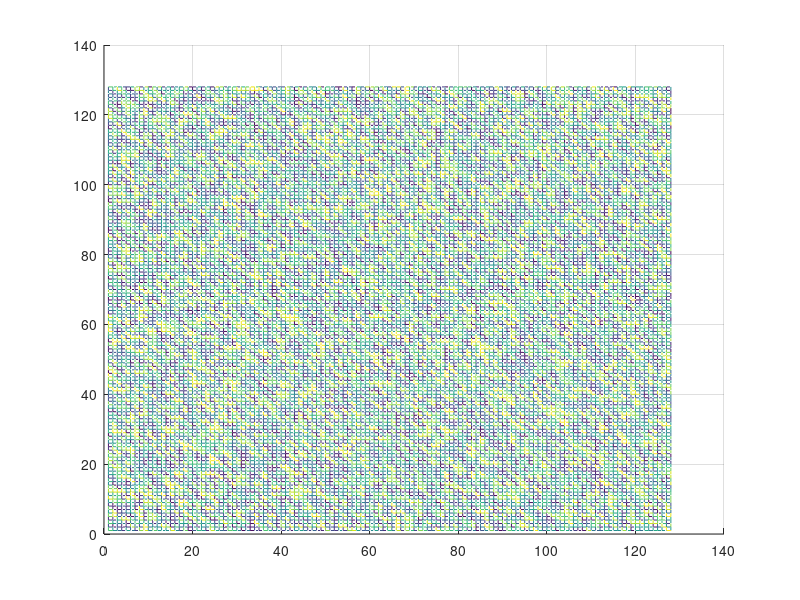

The MATLAB script that drew this image: (Note: this script raises an error after producing the figure.)
clear all;
dt=0.5;
Nx=128;
Ny=128;
A=1.0;
plot_step=50;

more off;

% Declarations
conc=zeros(Nx,Ny);
energy1=zeros(1, plot_step);
energy2=zeros(1, plot_step);

% Initial profile
for i=1:Nx
    for j=1:Ny
        conc(i,j)=0.5 + ( 0.5 - rand() );
    end
end

mesh(conc);
view(2)
pause(0)

% Periodic Boundary
halfNx=Nx/2;
halfNy=Ny/2;
delkx=2*pi/Nx;
delky=2*pi/Ny;

% Evolve the profile


for z=1:plot_step
    for p=1:50
        
        g=2*A*conc.*(1-conc).*(1-2*conc);
        
        % FFT
        c_hat=fft2(conc);
        g_hat=fft2(g);
        
        
        for i=1:Nx
            for j=1:Ny
                
                %Periodic Boundary Condition
                
                %we take (i-1) to include the k = 0 point
                if ((i-1) <= halfNx)
                    kx=(i-1)*delkx;
                end
                
                if ((i-1) > halfNx)
                    kx=(i-1-Nx)*delkx;
                end
                
                if ((j-1) <= halfNy)
                    ky=(j-1)*delky;
                end
                
                if ((j-1) > halfNy)
                    ky=(j-1-Ny)*delky;
                end
                
                k2=kx*kx+ky*ky;
                k4=k2*k2;
                
                
                c_hat(i,j)=(c_hat(i,j)-dt*k2*g_hat(i,j))/(1+2*k4*dt);
                
            end
        end
        
        conc=real(ifft2(c_hat));
    end
    energy1(z)=cal_energy1(conc, Nx, Ny);
    energy2(z)=cal_energy2(conc, Nx, Ny);
    mesh(conc);
    view(2)
    pause(0)
end

%% Variation of Bulk Energy
plot (energy1, 'r*');
title('Variation of Bulk Energy with successive iterations')
xlabel('Iteration No.'), ylabel('Bulk Energy')

%% Variation of Gradient Energy
plot (energy2, 'b*');
title('Variation of Gradient Energy with successive iterations')
xlabel('Iteration No.'), ylabel('Gradient Energy')
%print('Grad_Energy','-dpng')

%% Variation of Total Energy
total_energy=energy1+energy2;
plot (total_energy, 'g*');
title('Variation of Total Energy with successive iterations')
xlabel('Iteration No.'), ylabel('Total Energy')
%print('Total_Energy','-dpng')

%% Energy 1 Calculation
function [energy1] = cal_energy1(conc, Nx, Ny)
A=1.0;
energy1=0;

% energy1

for i=1:Nx
    for j=1:Ny
        energy1=energy1 + A*conc(i,j)*conc(i,j)*(1-conc(i,j))*(1-conc(i,j));
    end
end

end


%% Energy 2 Calculation
function [energy2] = cal_energy2(conc, Nx, Ny)
kappa=1.0;
energy2=0;

%energy 2

c_prime=zeros(Nx, Ny);

for i=1:Nx
    for j=1:Ny
        % Periodic condition for x
        wx=i-1;
        ex=i+1;
        if (wx<1)
            wx=wx+Nx;
        end
        if (ex>Nx)
            ex=ex-Nx;
        end
        
        % Periodic condition for y
        wy=j-1;
        ey=j+1;
        if (wy<1)
            wy=wy+Ny;
        end
        if (ey>Ny)
            ey=ey-Ny;
        end
        c_prime(i,j)=(conc(ex, j)-conc(wx, j))^2 +...
            (conc(i, ey)-conc(i, wy))^2;
        energy2 = energy2 + kappa*c_prime(i,j)*c_prime(i,j);
    end
end

end

